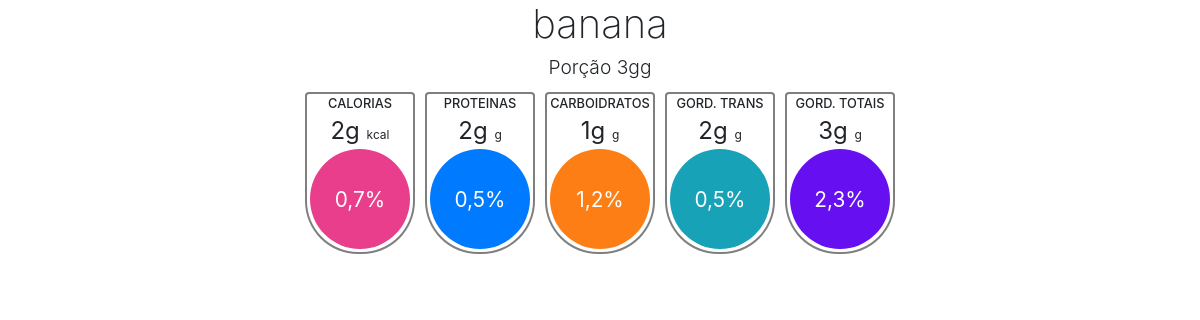
The app's page /products/banana, older data.
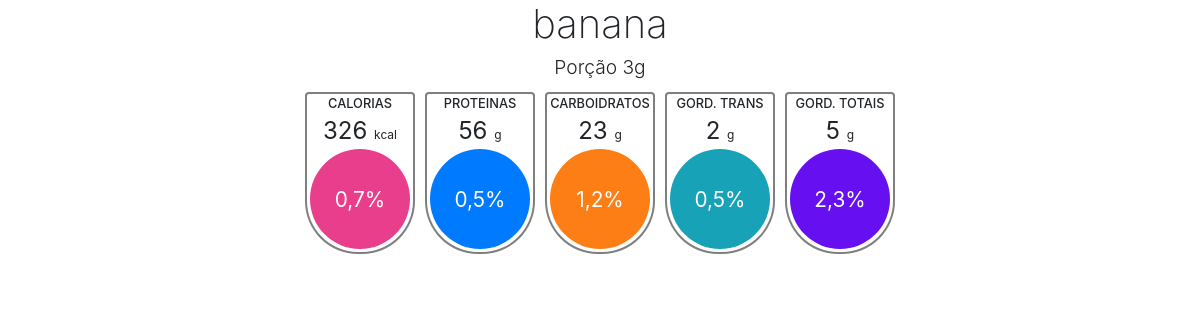
The same page, newer data.
### app.py (models this page shows, shortened)
class Product(db.Model):
    id = db.Column(db.Integer, primary_key=True)
    name = db.Column(db.String(50), nullable=True, unique=True, index=True)
    porcao = db.Column(db.String(10))
    calorias = db.Column(db.String(10))
    proteinas = db.Column(db.String(10))
    carboidratos = db.Column(db.String(10))
    gordurasTrans = db.Column(db.String(10))
    gordurasTotais = db.Column(db.String(10))
    porcentagemDia = db.Column(db.String(10))

### app.py (the view)
@app.route('/products/<prod>', methods=['GET'])
def products(prod):
    listColors = ['#6610f2','#007bff','#e83e8c','#fd7e14','#20c997','#17a2b8']
    prd = Product.query.filter_by(name=prod).first()
    if prd:
        return render_template('products.html',product=prd, colors=listColors, rand=random)
    else:
        return render_template('404.html')

### templates/products.html (shortened to what this page needs)
<!DOCTYPE html>
<html lang="en">
<head>
    <link rel="stylesheet" href="https://stackpath.bootstrapcdn.com/bootstrap/4.4.1/css/bootstrap.min.css">
</head>
<body>
    <div class="d-flex justify-content-center align-items-center flex-column">
        <h1 class="titleNutri">{{product.name}}</h1>
        <h3 class="titlePorcao"> Porção {{product.porcao}}g</h3>
        <div class="d-flex justify-content-center flex-wrap">
            <div class="card">
                <div class="nomeNutricionais">
                    CALORIAS
                </div>
                <div class="valorNutricionais">
                    {{product.calorias}} <span>kcal</span>
                </div>
                <div class="containerPorcent" style="background-color: {{colors[rand.randint(0,5)]}};">
                    0,7%
                </div>
            </div>
            <div class="card">
                <div class="nomeNutricionais">
                    PROTEINAS
                </div>
                <div class="valorNutricionais">
                    {{product.proteinas}} <span>g</span>
                </div>
                <div class="containerPorcent" style="background-color: {{colors[rand.randint(0,5)]}};">
                    0,5%
                </div>
            </div>
            <div class="card">
                <div class="nomeNutricionais">
                    CARBOIDRATOS
                </div>
                <div class="valorNutricionais">
                    {{product.carboidratos}} <span>g</span>
                </div>
                <div class="containerPorcent" style="background-color: {{colors[rand.randint(0,5)]}};">
                    1,2%
                </div>
            </div>
            <div class="card">
                <div class="nomeNutricionais">
                    GORD. TRANS
                </div>
                <div class="valorNutricionais">
                    {{product.gordurasTrans}} <span>g</span>
                </div>
                <div class="containerPorcent" style="background-color: {{colors[rand.randint(0,5)]}};">
                    0,5%
                </div>
            </div>
            <div class="card">
                <div class="nomeNutricionais">
                    GORD. TOTAIS
                </div>
                <div class="valorNutricionais">
                    {{product.gordurasTotais}} <span>g</span>
                </div>
                <div class="containerPorcent" style="background-color: {{colors[rand.randint(0,5)]}};">
                    2,3%
                </div>
            </div>
        </div>
    </div>
</body>
</html>

### templates/products.html (style rules this page uses)
* { font: 'Roboto'; }
.titleNutri { font-weight: 200; }
.titlePorcao { font-size: 1.2em; font-weight: 300; }
.card { display: flex; margin: 5px; width: 110px; text-align: center; border-bottom-right-radius: 53px; border-bottom-left-radius: 53px; border: 2px solid rgba(0,0,0,.5); }
.nomeNutricionais { font-size: 0.8em; font-weight: 500; }
.valorNutricionais { font-size: 1.5em; }
.valorNutricionais span { font-size: 0.5em; }
.containerPorcent { display: flex; justify-content: center; align-items: center; margin-bottom: 3px; font-size: 1.3em; width: 100px; height: 100px; bottom: 0; left: 0; background-color: black; transform: translateX(3px); text-align: center; border-radius: 50%; color: white; border: none; }

Row changes from the older to the newer data that the page shows:
changed Product "banana": porcao "3g" → "3"; calorias "2g" → "326"; proteinas "2g" → "56"; carboidratos "1g" → "23"; gordurasTrans "2g" → "2"; gordurasTotais "3g" → "5"
